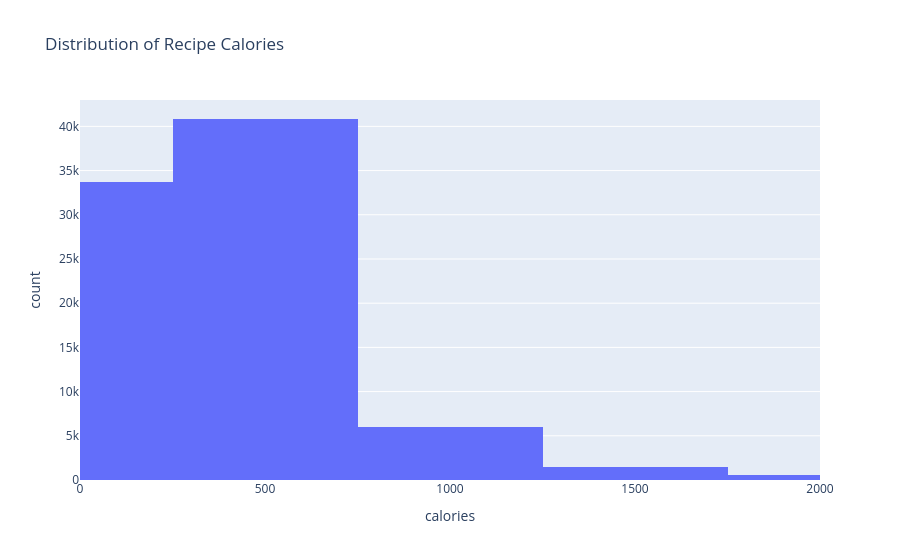

Here is the notebook cell this chart was saved with:
### Markdown cell above
### Univariate Analysis

For this analysis, we wanted to carefully analyze the distribution of caloric count in a recipe. The histogram below shows the distribution of calories across all recipes from our sample of Food.com. The good amount of the recipes (75.1%), contain strictly less than 500 calories, and a majority (94.2%) contain strictly less than 1000 calories. The graph is also right skewed, indicating that increasingly fewer recipes on Food.com have higher caloric count. We found it also useful to call the describe function on the 'calories' column, whose results are stored below. Of note is the effect of the skew, with the mean (429.92 calories) sitting above the median (305.4 calories), reinforcing the conclusion of the skewed nature of the dataset.

### Code cell
# Plot distribution of calories
print(recipes[recipes['calories'] < 1000].shape[0] / recipes.shape[0])
fig = px.histogram(recipes, x='calories', title='Distribution of Recipe Calories', nbins=100)
fig.update_xaxes(range=[0, 2000])
fig.show()

# Describe summary statistics on the 'calories' column
recipes['calories'].describe()

### Figure 1 — Plotly figure (JSON) as saved in the notebook; plotly's stock layout.template omitted (floating-point values rounded to 4 significant figures; data arrays with more than 128 entries replaced by an {"elided": "..."} marker saying what was removed)
{"data": [{"bingroup": "x", "hovertemplate": "calories=%{x}<br>count=%{y}<extra></extra>", "legendgroup": "", "marker": {"color": "#636efa", "pattern": {"shape": ""}}, "name": "", "nbinsx": 100, "orientation": "v", "showlegend": false, "type": "histogram", "x": {"elided": "83782 float values"}, "xaxis": "x", "yaxis": "y"}], "layout": {"barmode": "relative", "legend": {"tracegroupgap": 0}, "title": {"text": "Distribution of Recipe Calories"}, "xaxis": {"anchor": "y", "domain": [0, 1], "range": [0, 2000], "title": {"text": "calories"}}, "yaxis": {"anchor": "x", "domain": [0, 1], "title": {"text": "count"}}}}
